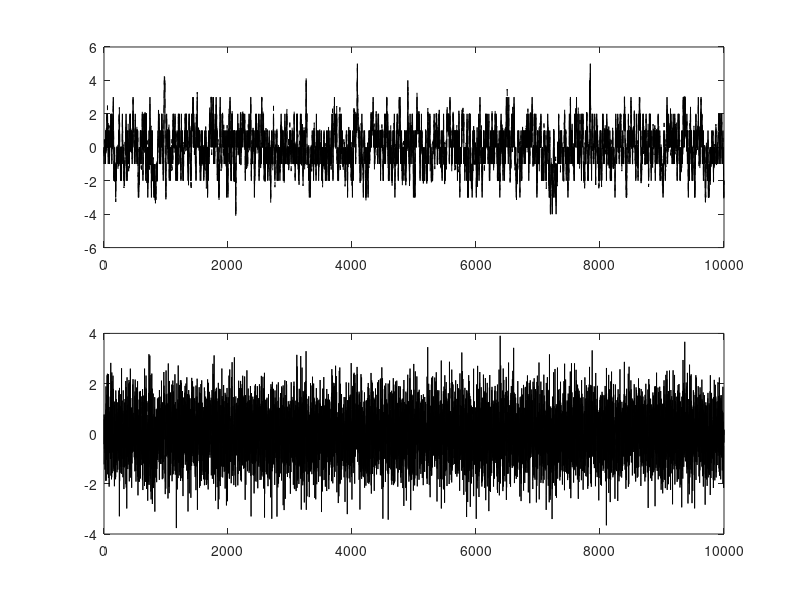

Here is the MATLAB script that generated this plot: (Note: this script raises an error after producing the figure.)
clc; close all; clear;
addpath('..\..\..')

%% Params
% Param
rng(0);
N = 1e4;
Np = 20;
A = [1 -0.9];
B = [0 5*(1+A(2))];
Hp = [1 10];

% GenData and Sim
% u = kron(round(10*rand(Np,1))/10,ones(N/Np,1));
u = randn(N,1);
x = filter(B,A,u);
y = round(x);

%Plot
figure('color','w');
subplot(2,1,1); plot(y,'k'); hold on; plot(x,'--k'); hold on; 
subplot(2,1,2); plot(u,'-k');
formatFigure(11,'$t$',{'' '$u[t]$'},[],[],{{'$y[t]$' '$x[t]$'} {'$u[t]$'}});

%% Setup Model and Draw Costfunc
M_arx = idModels.NsfPolyModel(1,1,1);
M_oe = idModels.NsfPolyModel(0,1,1,0,0,1);

a = A(2)+linspace(-.02,.06,21);
b = B(2)+linspace(-.1,.1,21);
for row = 1:length(a)
    row
    M_arx.A.val = [1 a(row)];
    M_oe.E.val = [1 a(row)];
    for col = 1:length(b)
        M_arx.B.val = [0 b(col)];
        M_oe.B.val = [0 b(col)];
        for k = 1:length(Hp) 
            opt = M_arx.identifyOptions('Hp',Hp(k));
            V(row,col,k) = mean(M_arx.ts_resid(y,u,opt).^2,'omitnan');
        end
        V(row,col,length(Hp)+1) = mean(M_oe.ts_resid(y,u,M_oe.identifyOptions()).^2,'omitnan');
    end
end

%% PLOT
figure('color','w','Position',[200 200 1400 300]);
for k = 1:length(Hp)+1 
	subplot(1,length(Hp)+1,k); f = contourf(a,b,V(:,:,k)'); 
    map = colormap(flipud(gray)); colorbar(); hold on; 
    V_min = min(min(V(:,:,k)));
    [r,c] = find(V(:,:,k)==V_min);
    a_min = a(r); b_min = b(c);
    plot(A(2),B(2),'ko','MarkerSize',8); grid on;
    plot(a_min,b_min,'kx','MarkerSize',8); grid on;
    %caxis([0.1 0.3])
    %set(gca,'Colorscale','log');
end
formatFigure(17,{'$a^{[1]}$' '$a^{[1]}$' '$f^{[1]}$'},{'$b_1$' [] []},[],[arrayfun(@(k) ['ARX ($k = ' num2str(k) '$)'],Hp,'UniformOutput',0) 'OE ($k=1$)']);
%util.saveTightFigure(gcf,'D:\Diss\Bilder\Identifikation\FirstOrderQuant_Cost.pdf','AxPosOffset',[-.045 .11 0 0],'FigPosOffset',[0 0 -230 50],'SubplotXSpace',.02)
